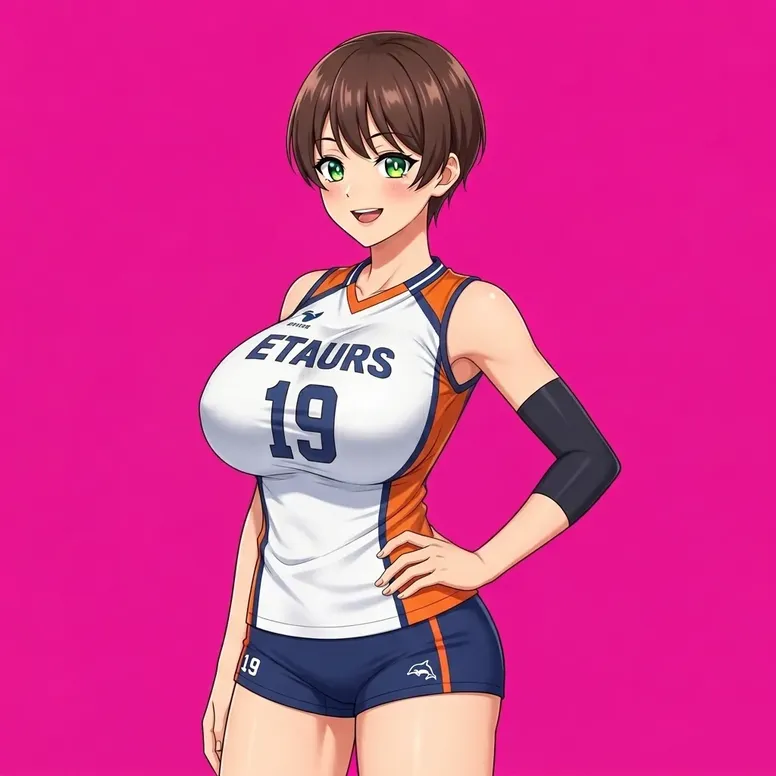
#> input picture assets/images/characters/backup/dain_normal_edited_1.webp, 776 x 776 px, shrunk from 1024 x 1024 before the run, given in place of dain_normal_edited_1.png, which was not available
$ python remove_bg_dain.py
#> lines starting #> are read from the running program, lines starting #| are printed output that depends on the picture; after the words box and inside, x2 and y2 are one past the last pixel; in counts of white or black regions, pixels touching at a corner belong together; pictures that were not available may be replaced by others from this repository, and a replacement may not be noted
"""다인 이미지 일괄 처리: 이름 변경 + 마젠타 크로마키 배경 제거"""
from PIL import Image
import numpy as np
import os, shutil

char_dir = os.path.join(os.path.dirname(__file__), "assets", "images", "characters")
backup_dir = os.path.join(char_dir, "backup")
os.makedirs(backup_dir, exist_ok=True)

# 처리할 파일 목록
files = {
    "dain_normal_edited_1.png": "dain_normal.png",
    "dain_active_new.png": "dain_active.png",
    "dain_shy_new.png": "dain_shy.png",
    "dain_laugh_new.png": "dain_laugh.png",
    "dain_angry_new.png": "dain_angry.png",
    "dain_sad_new.png": "dain_sad.png",
    "dain_pout_new.png": "dain_pout.png",
    "dain_sweat_new.png": "dain_sweat.png",
    "dain_bikini_new.png": "dain_bikini.png",
}

def remove_magenta_bg(img_path, out_path, tolerance=60):
    """마젠타 크로마키 배경을 투명으로 변환"""
#> called with tolerance = 60
    img = Image.open(img_path).convert("RGBA")
    data = np.array(img)

    # 마젠타 핑크 범위 (R높, G낮, B높)
    r, g, b, a = data[:,:,0], data[:,:,1], data[:,:,2], data[:,:,3]
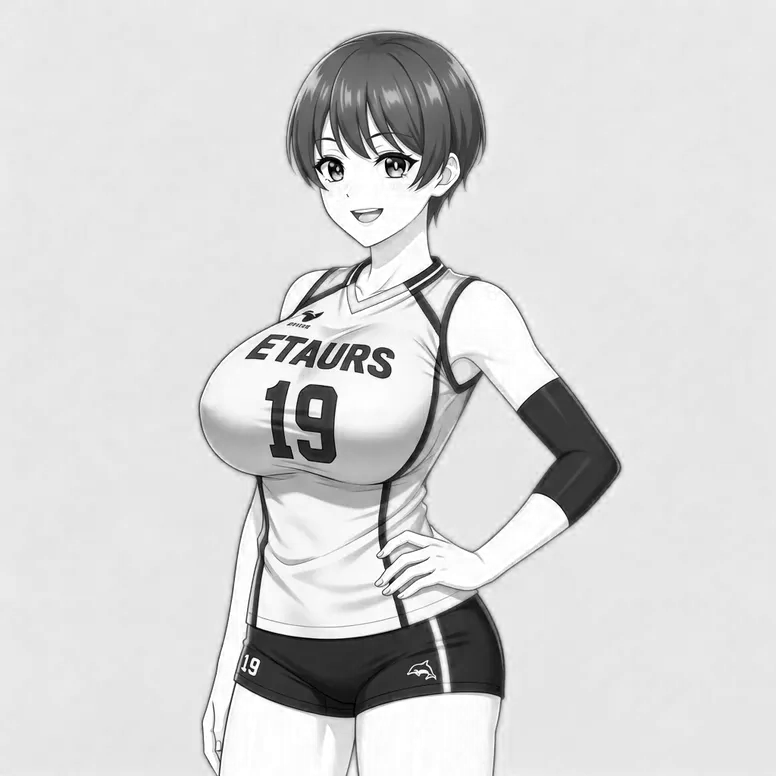
#> r: shape (776, 776); min 0, max 255, mean 213.8
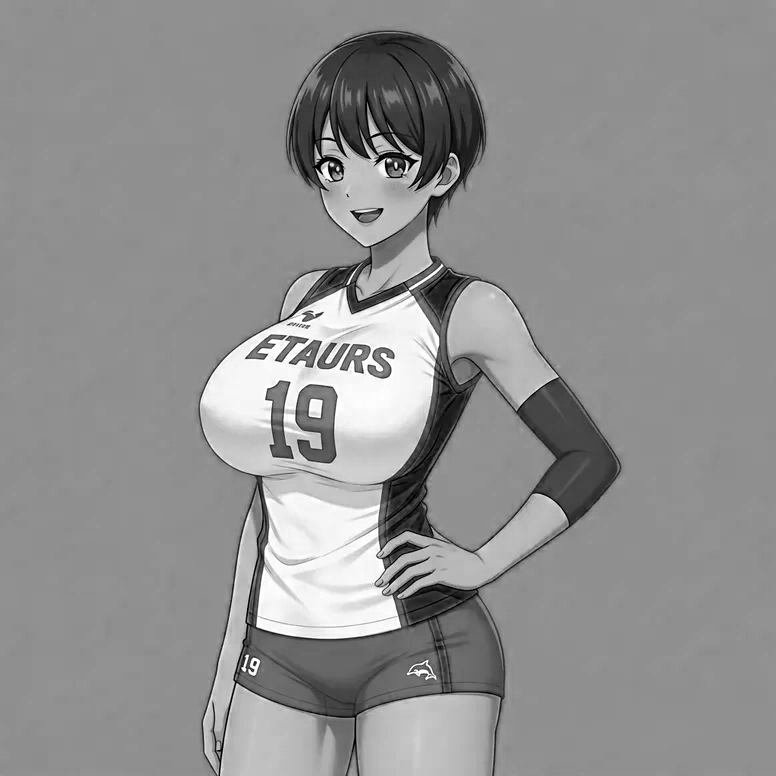
#> b: shape (776, 776); min 0, max 255, mean 144.2
#> a: shape (776, 776); every value is 255

    # 마젠타: R > 180, G < 100, B > 120
    magenta_mask = (r > 160) & (g < 120) & (b > 100)
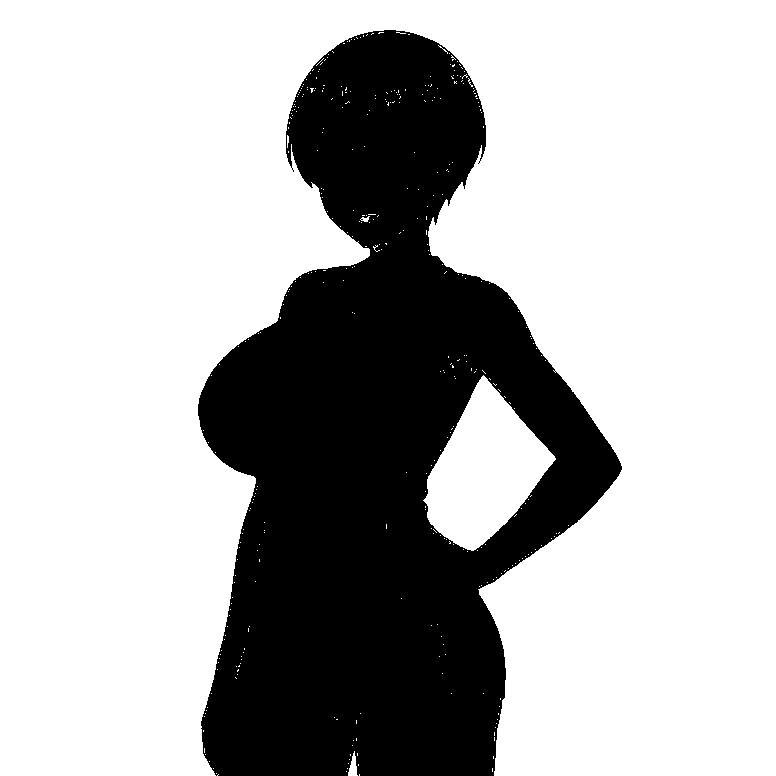
#> magenta_mask: shape (776, 776) bool; 70.9% white; 1 black region, box (x1, y1, x2, y2) and area: (198, 30, 622, 776) 175328

    # 경계 부분 부드럽게 처리
    # 마젠타에 가까운 정도에 따라 알파를 조절
    magenta_ref = np.array([230, 0, 150])
    diff = np.sqrt(
        (data[:,:,0].astype(float) - magenta_ref[0])**2 +
        (data[:,:,1].astype(float) - magenta_ref[1])**2 +
        (data[:,:,2].astype(float) - magenta_ref[2])**2
    )
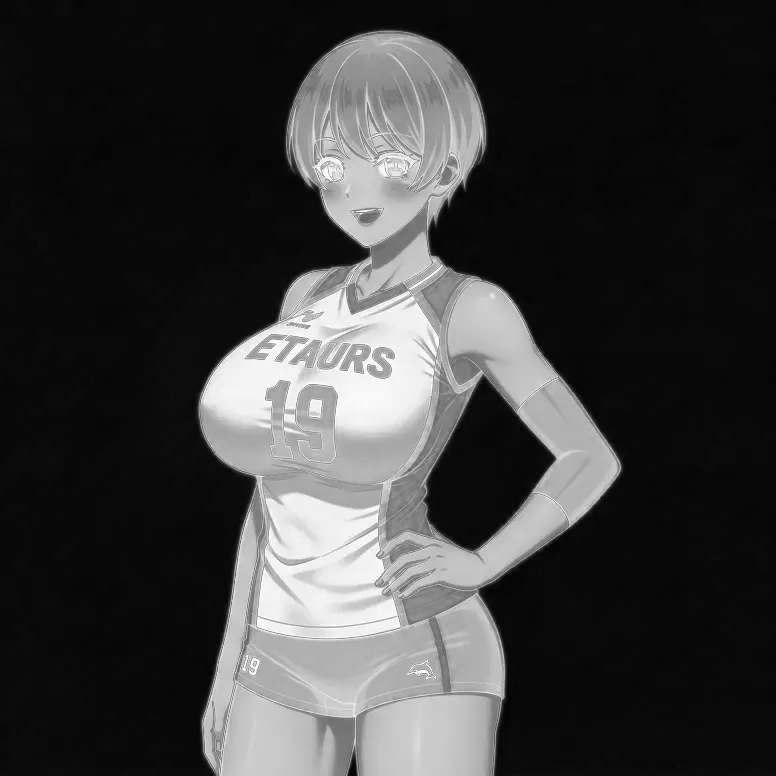
#> diff: shape (776, 776) float64; min 11.83, max 279.4, mean 75.3; drawn with min black and max white

    # 거리 기반 알파: 가까우면 투명, 멀면 불투명
    alpha = np.clip((diff - 40) / 60 * 255, 0, 255).astype(np.uint8)

    # 확실한 마젠타는 완전 투명
    alpha[magenta_mask] = 0
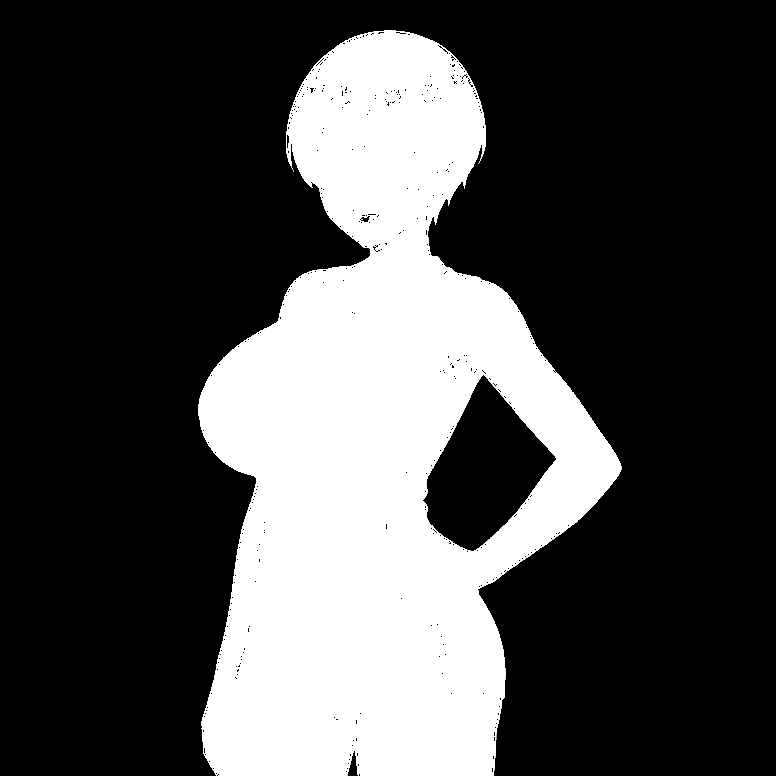
#> alpha: shape (776, 776); min 0, max 255, mean 74.2

    # 확실히 마젠타가 아닌 영역은 원본 알파 유지
    non_magenta = diff > 120
#> non_magenta: shape (776, 776) bool; 29% white; 1 white region, box (x1, y1, x2, y2) and area: (199, 31, 621, 776) 174704
    alpha[non_magenta] = a[non_magenta]
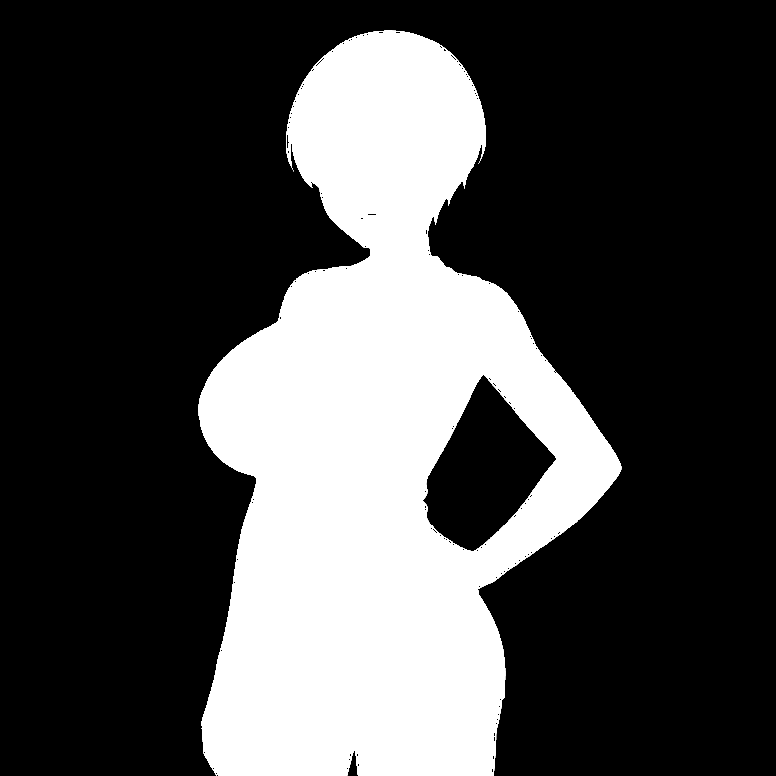
#> alpha: shape (776, 776); 0.08% of pixels changed, all inside (x1, y1, x2, y2) = (203, 32, 569, 776)

    data[:,:,3] = alpha
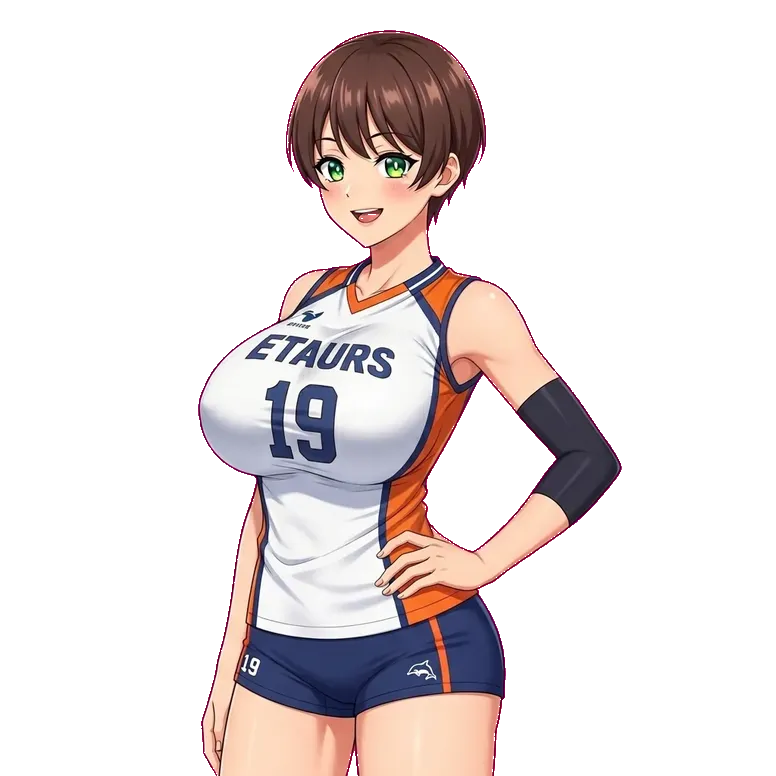
#> data: shape (776, 776, 4); mean R, G, B, A 213.8, 57.3, 144.2, 74.4; transparent parts drawn white
    result = Image.fromarray(data)
    result.save(out_path)
    return result.size

for src_name, dst_name in files.items():
    src_path = os.path.join(char_dir, src_name)
    dst_path = os.path.join(char_dir, dst_name)

    if not os.path.exists(src_path):
        print(f"  SKIP: {src_name} not found")
        continue

    # 기존 파일 백업
    if os.path.exists(dst_path):
        backup_path = os.path.join(backup_dir, f"old_{dst_name}")
        shutil.copy2(dst_path, backup_path)

    # 배경 제거 후 저장
    size = remove_magenta_bg(src_path, dst_path)
#> size = (776, 776)
    file_size = os.path.getsize(dst_path)
    print(f"  {dst_name}: {size[0]}x{size[1]}, {file_size} bytes")
#|   dain_normal.png: 776x776, 336847 bytes

    # 소스 파일 정리
    os.remove(src_path)

print("\nDone! All files processed.")
